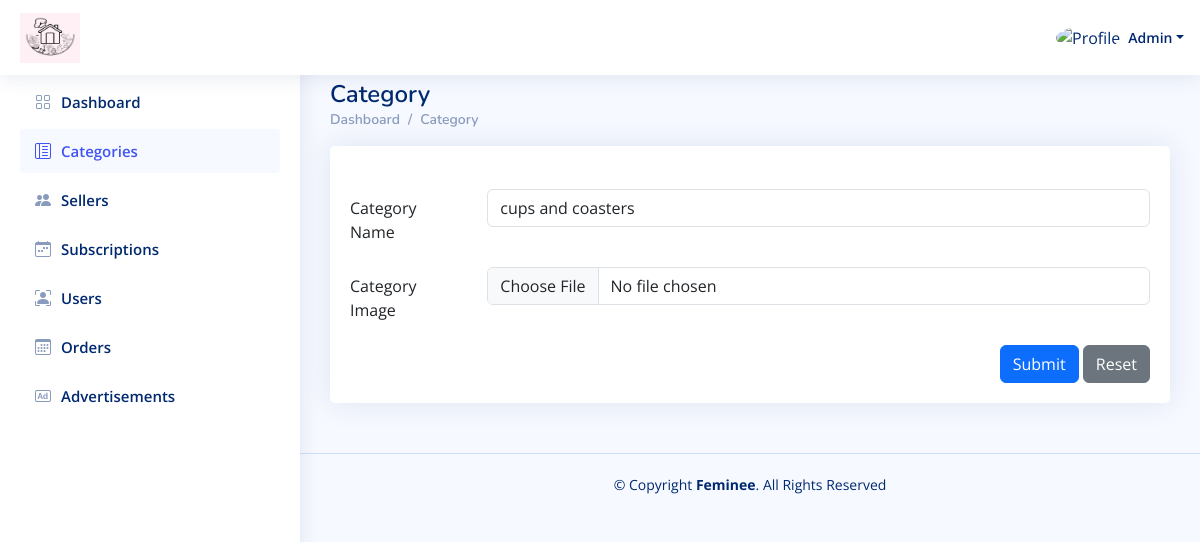
/Admin_Dashboard/Edit-Category.php?category_id=7 (signed in), run on an earlier commit of the app's database.
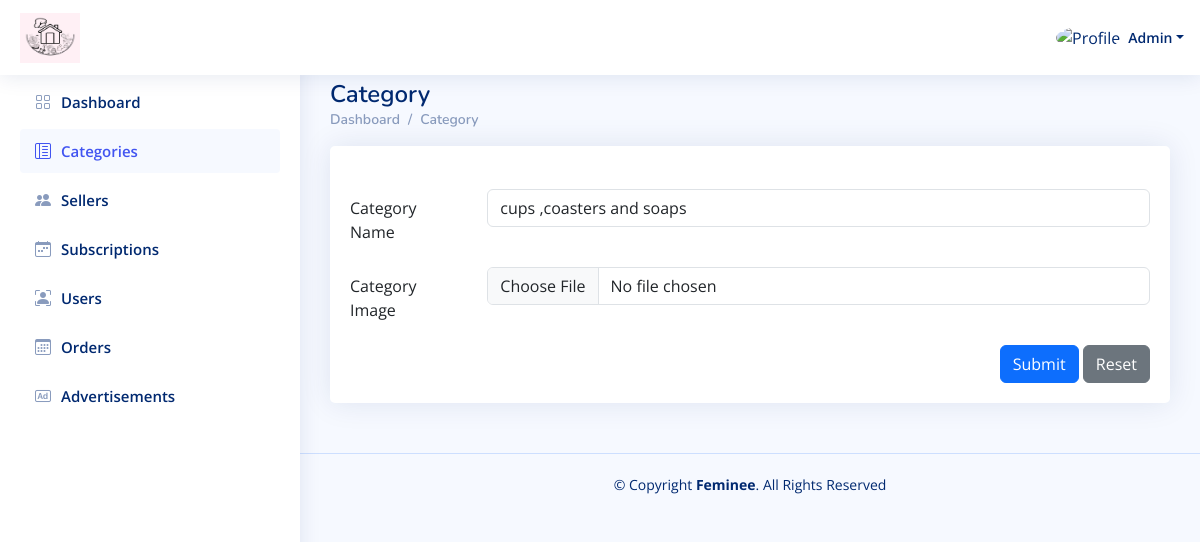
And on a later commit of the database.
### tables this page shows
CREATE TABLE `categories` (
  `id` int(11) NOT NULL,
  `name` varchar(250) NOT NULL,
  `image` varchar(250) NOT NULL,
  `active` int(11) NOT NULL DEFAULT 1,
  `created_at` timestamp NOT NULL DEFAULT current_timestamp()
);

### Admin_Dashboard/Edit-Category.php (the view, shortened to what this page needs)
<?php
include "../Connect.php";
$A_ID = $_SESSION['A_Log'];
$category_id = $_GET['category_id'];
if (!$A_ID) {
    echo '<script language="JavaScript">
     document.location="../Login.php";
    </script>';
} else {
    $sql1 = mysqli_query($con, "select * from users where id='$A_ID'");
    $row1 = mysqli_fetch_array($sql1);
    $name = $row1['name'];
    $sql2 = mysqli_query($con, "select * from categories where id='$category_id'");
    $row2 = mysqli_fetch_array($sql2);
    $categoryName = $row2['name'];
}
?>
<!DOCTYPE html>
<html lang="en">
  <head>
    <link
      href="../assets/vendor/bootstrap/css/bootstrap.min.css"
      rel="stylesheet"
    />
    <link
      href="../assets/vendor/bootstrap-icons/bootstrap-icons.css"
      rel="stylesheet"
    />
    <link href="../assets/vendor/boxicons/css/boxicons.min.css" rel="stylesheet" />
    <link href="../assets/vendor/quill/quill.snow.css" rel="stylesheet" />
    <link href="../assets/vendor/quill/quill.bubble.css" rel="stylesheet" />
    <link href="../assets/vendor/remixicon/remixicon.css" rel="stylesheet" />
    <link href="../assets/vendor/simple-datatables/style.css" rel="stylesheet" />
    <link href="../assets/css/style.css" rel="stylesheet" />
  </head>
  <body>
    <header id="header" class="header fixed-top d-flex align-items-center">
      <div class="d-flex align-items-center justify-content-between">
        <a href="index.php" class="logo d-flex align-items-center">
          <img src="../assets/img/Logo.png" alt="" />
        </a>
      </div>
      <nav class="header-nav ms-auto">
        <ul class="d-flex align-items-center">
          <li class="nav-item dropdown pe-3">
            <a
              class="nav-link nav-profile d-flex align-items-center pe-0"
              href="#"
              data-bs-toggle="dropdown"
            >
              <img
                src="https://www.computerhope.com/jargon/g/guest-user.png"
                alt="Profile"
                class="rounded-circle"
              />
              <span class="d-none d-md-block dropdown-toggle ps-2"><?php echo $name ?></span> </a
            >
          </li>
        </ul>
      </nav>
    </header>
    <?php require './Aside-Nav/Aside.php'?>
    <main id="main" class="main">
      <div class="pagetitle">
        <h1>Category</h1>
        <nav>
          <ol class="breadcrumb">
            <li class="breadcrumb-item"><a href="index.php">Dashboard</a></li>
            <li class="breadcrumb-item">Category</li>
          </ol>
        </nav>
      </div>
      <section class="section">
        <div class="row">
         <div class="col-lg-12 col-md-12 col-sm-12">
            <div class="card">
              <div class="card-body">
                <h5 class="card-title"></h5>
                <form method="POST" action="./Edit-Category.php?category_id=<?php echo $category_id ?>" enctype="multipart/form-data">
                  <div class="row mb-3">
                    <label for="inputEmail3" class="col-sm-2 col-form-label"
                      >Category Name</label
                    >
                    <div class="col-sm-10">
                      <input type="text" name="name" value="<?php echo $categoryName ?>" class="form-control" id="inputText" required/>
                    </div>
                  </div>
                  <div class="row mb-3">
                    <label for="inputEmail3" class="col-sm-2 col-form-label"
                      >Category Image</label
                    >
                    <div class="col-sm-10">
                      <input type="file" name="file" class="form-control" id="inputText"/>
                    </div>
                  </div>
                  <div class="text-end">
                    <button type="submit" name="Submit" class="btn btn-primary">
                      Submit
                    </button>
                    <button type="reset" class="btn btn-secondary">
                      Reset
                    </button>
                  </div>
                </form>
              </div>
            </div>
          </div>
        </div>
      </section>
    </main>
    <footer id="footer" class="footer">
      <div class="copyright">
        &copy; Copyright <strong><span>Feminee</span></strong
        >. All Rights Reserved
      </div>
    </footer>
  </body>
</html>

What changed in the data, as far as the page shows it:
changed categories: name "cups and coasters" → "cups ,coasters and soaps"
